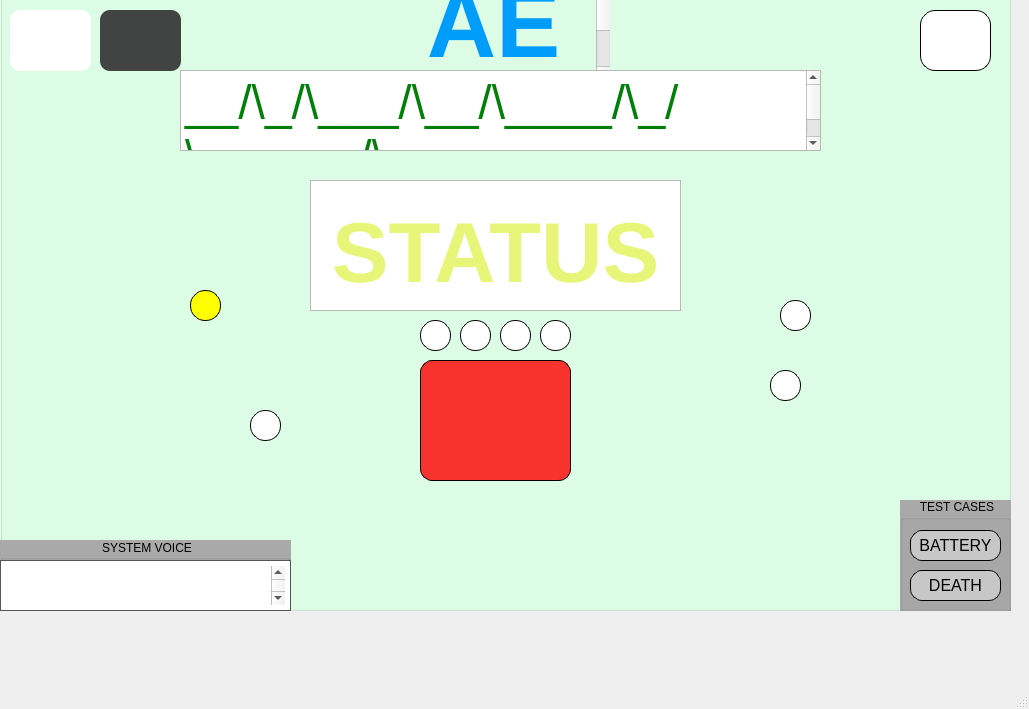
<?xml version="1.0" encoding="UTF-8"?>
<ui version="4.0">
 <class>MainWindow</class>
 <widget class="QMainWindow" name="MainWindow">
  <property name="geometry">
   <rect>
    <x>0</x>
    <y>0</y>
    <width>1029</width>
    <height>709</height>
   </rect>
  </property>
  <property name="windowTitle">
   <string>MainWindow</string>
  </property>
  <property name="autoFillBackground">
   <bool>false</bool>
  </property>
  <widget class="QWidget" name="centralwidget">
   <widget class="QGroupBox" name="systemDisplay">
    <property name="geometry">
     <rect>
      <x>0</x>
      <y>-30</y>
      <width>1011</width>
      <height>641</height>
     </rect>
    </property>
    <property name="styleSheet">
     <string notr="true">
QGroupBox {
    background-color: rgb(224, 255, 233);
    color: black;
}

QGroupBox::title {
    subcontrol-origin: margin; /* This property is used to align the title within the margin area */
    subcontrol-position: top center; /* This aligns the title to the top center */
    padding: 0px 0px; /* Adjust the padding as needed */
}
</string>
    </property>
    <property name="title">
     <string/>
    </property>
    <property name="alignment">
     <set>Qt::AlignCenter</set>
    </property>
    <property name="flat">
     <bool>false</bool>
    </property>
    <widget class="QPushButton" name="downButton_2">
     <property name="geometry">
      <rect>
       <x>540</x>
       <y>350</y>
       <width>31</width>
       <height>31</height>
      </rect>
     </property>
     <property name="styleSheet">
      <string notr="true">QPushButton {
    border-radius: 15px; /* Adjust as necessary to make it circular */
    border: 1px solid #000; /* Optional: adds a border */
        background-color: white;
}
</string>
     </property>
     <property name="text">
      <string/>
     </property>
     <property name="iconSize">
      <size>
       <width>42</width>
       <height>42</height>
      </size>
     </property>
    </widget>
    <widget class="QPushButton" name="helpButton">
     <property name="geometry">
      <rect>
       <x>420</x>
       <y>390</y>
       <width>151</width>
       <height>121</height>
      </rect>
     </property>
     <property name="styleSheet">
      <string notr="true">background-color: rgba(255, 0, 0, 0.8);
border: none;
color: black;
padding: 15px 32px;
text-align: center;
text-decoration: none;
display: inline-block;
font-size: 16px;
font-weight: bold;
border: 1px solid black;
box-shadow: 0 8px 16px 0 rgba(0,0,0,0.2), 0 6px 20px 0 rgba(0,0,0,0.19);
border-radius: 12px;
</string>
     </property>
     <property name="text">
      <string/>
     </property>
     <property name="icon">
      <iconset resource="images.qrc">
       <normaloff>:/public/shockButton.jpeg</normaloff>:/public/shockButton.jpeg</iconset>
     </property>
     <property name="iconSize">
      <size>
       <width>100</width>
       <height>100</height>
      </size>
     </property>
    </widget>
    <widget class="QTextEdit" name="elevatorNumber">
     <property name="geometry">
      <rect>
       <x>310</x>
       <y>210</y>
       <width>371</width>
       <height>131</height>
      </rect>
     </property>
     <property name="styleSheet">
      <string notr="true">display: flex;
text-align: center;
justify-content: center;
align-contnet: center;</string>
     </property>
     <property name="html">
      <string>&lt;!DOCTYPE HTML PUBLIC &quot;-//W3C//DTD HTML 4.0//EN&quot; &quot;http://www.w3.org/TR/REC-html40/strict.dtd&quot;&gt;
&lt;html&gt;&lt;head&gt;&lt;meta name=&quot;qrichtext&quot; content=&quot;1&quot; /&gt;&lt;meta charset=&quot;utf-8&quot; /&gt;&lt;style type=&quot;text/css&quot;&gt;
p, li { white-space: pre-wrap; }
hr { height: 1px; border-width: 0; }
li.unchecked::marker { content: &quot;\2610&quot;; }
li.checked::marker { content: &quot;\2612&quot;; }
&lt;/style&gt;&lt;/head&gt;&lt;body style=&quot; font-family:'.AppleSystemUIFont'; font-size:13pt; font-weight:400; font-style:normal;&quot;&gt;
&lt;p align=&quot;center&quot; style=&quot;-qt-paragraph-type:empty; margin-top:0px; margin-bottom:0px; margin-left:0px; margin-right:0px; -qt-block-indent:0; text-indent:0px;&quot;&gt;&lt;br /&gt;&lt;/p&gt;
&lt;p align=&quot;center&quot; style=&quot; margin-top:0px; margin-bottom:0px; margin-left:0px; margin-right:0px; -qt-block-indent:0; text-indent:0px;&quot;&gt;&lt;span style=&quot; font-size:64pt; font-weight:700; color:#e7f579;&quot;&gt;STATUS&lt;/span&gt;&lt;/p&gt;&lt;/body&gt;&lt;/html&gt;</string>
     </property>
    </widget>
    <widget class="QPushButton" name="upButton_3">
     <property name="geometry">
      <rect>
       <x>920</x>
       <y>40</y>
       <width>71</width>
       <height>61</height>
      </rect>
     </property>
     <property name="styleSheet">
      <string notr="true">QPushButton {
    border-radius: 15px; /* Adjust as necessary to make it circular */
    border: 1px solid #000; /* Optional: adds a border */
        background-color: white;
        background-size: cover;
        display: flex;
        justify-content: center;
        align-items: center;
}
</string>
     </property>
     <property name="text">
      <string/>
     </property>
     <property name="icon">
      <iconset resource="images.qrc">
       <normaloff>:/public/power.png</normaloff>:/public/power.png</iconset>
     </property>
     <property name="iconSize">
      <size>
       <width>42</width>
       <height>42</height>
      </size>
     </property>
    </widget>
    <widget class="QPushButton" name="downButton_3">
     <property name="geometry">
      <rect>
       <x>500</x>
       <y>350</y>
       <width>31</width>
       <height>31</height>
      </rect>
     </property>
     <property name="styleSheet">
      <string notr="true">QPushButton {
    border-radius: 15px; /* Adjust as necessary to make it circular */
    border: 1px solid #000; /* Optional: adds a border */
        background-color: white;
}
</string>
     </property>
     <property name="text">
      <string/>
     </property>
     <property name="iconSize">
      <size>
       <width>42</width>
       <height>42</height>
      </size>
     </property>
    </widget>
    <widget class="QPushButton" name="downButton_4">
     <property name="geometry">
      <rect>
       <x>420</x>
       <y>350</y>
       <width>31</width>
       <height>31</height>
      </rect>
     </property>
     <property name="styleSheet">
      <string notr="true">QPushButton {
    border-radius: 15px; /* Adjust as necessary to make it circular */
    border: 1px solid #000; /* Optional: adds a border */
        background-color: white;
}
</string>
     </property>
     <property name="text">
      <string/>
     </property>
     <property name="iconSize">
      <size>
       <width>42</width>
       <height>42</height>
      </size>
     </property>
    </widget>
    <widget class="QPushButton" name="downButton_5">
     <property name="geometry">
      <rect>
       <x>460</x>
       <y>350</y>
       <width>31</width>
       <height>31</height>
      </rect>
     </property>
     <property name="styleSheet">
      <string notr="true">QPushButton {
    border-radius: 15px; /* Adjust as necessary to make it circular */
    border: 1px solid #000; /* Optional: adds a border */
        background-color: white;
}
</string>
     </property>
     <property name="text">
      <string/>
     </property>
     <property name="iconSize">
      <size>
       <width>42</width>
       <height>42</height>
      </size>
     </property>
    </widget>
    <widget class="QPushButton" name="upButton_4">
     <property name="geometry">
      <rect>
       <x>10</x>
       <y>40</y>
       <width>81</width>
       <height>61</height>
      </rect>
     </property>
     <property name="styleSheet">
      <string notr="true">QPushButton {
    border-radius: 10px; /* Adjust as necessary to make it circular */
        background-color: white;
        background-size: cover;
        display: flex;
        justify-content: center;
        align-items: center;
}
</string>
     </property>
     <property name="text">
      <string/>
     </property>
     <property name="icon">
      <iconset resource="images.qrc">
       <normaloff>:/public/check.jpeg</normaloff>:/public/check.jpeg</iconset>
     </property>
     <property name="iconSize">
      <size>
       <width>60</width>
       <height>60</height>
      </size>
     </property>
    </widget>
    <widget class="QPushButton" name="upButton_5">
     <property name="geometry">
      <rect>
       <x>100</x>
       <y>40</y>
       <width>81</width>
       <height>61</height>
      </rect>
     </property>
     <property name="styleSheet">
      <string notr="true">QPushButton {
    border-radius: 10px;
        background-color: rgb(66, 67, 67);

        background-size: cover;
	
        display: flex;
        justify-content: center;
        align-items: center;
}
</string>
     </property>
     <property name="text">
      <string/>
     </property>
     <property name="icon">
      <iconset resource="images.qrc">
       <normaloff>:/public/xmarkTran.png</normaloff>:/public/xmarkTran.png</iconset>
     </property>
     <property name="iconSize">
      <size>
       <width>60</width>
       <height>60</height>
      </size>
     </property>
    </widget>
    <widget class="QTextEdit" name="elevatorNumber_2">
     <property name="geometry">
      <rect>
       <x>390</x>
       <y>10</y>
       <width>221</width>
       <height>101</height>
      </rect>
     </property>
     <property name="styleSheet">
      <string notr="true">display: flex;
text-align: center;
justify-content: center;
align-contnet: center;
background-color: transparent;</string>
     </property>
     <property name="html">
      <string>&lt;!DOCTYPE HTML PUBLIC &quot;-//W3C//DTD HTML 4.0//EN&quot; &quot;http://www.w3.org/TR/REC-html40/strict.dtd&quot;&gt;
&lt;html&gt;&lt;head&gt;&lt;meta name=&quot;qrichtext&quot; content=&quot;1&quot; /&gt;&lt;meta charset=&quot;utf-8&quot; /&gt;&lt;style type=&quot;text/css&quot;&gt;
p, li { white-space: pre-wrap; }
hr { height: 1px; border-width: 0; }
li.unchecked::marker { content: &quot;\2610&quot;; }
li.checked::marker { content: &quot;\2612&quot;; }
&lt;/style&gt;&lt;/head&gt;&lt;body style=&quot; font-family:'.AppleSystemUIFont'; font-size:13pt; font-weight:400; font-style:normal;&quot;&gt;
&lt;p align=&quot;center&quot; style=&quot; margin-top:0px; margin-bottom:0px; margin-left:0px; margin-right:0px; -qt-block-indent:0; text-indent:0px;&quot;&gt;&lt;span style=&quot; font-size:72pt; font-weight:700; color:#009cfa;&quot;&gt;AED&lt;/span&gt;&lt;/p&gt;&lt;/body&gt;&lt;/html&gt;</string>
     </property>
    </widget>
    <widget class="QTextEdit" name="elevatorNumber_3">
     <property name="geometry">
      <rect>
       <x>180</x>
       <y>100</y>
       <width>641</width>
       <height>81</height>
      </rect>
     </property>
     <property name="styleSheet">
      <string notr="true">display: flex;
text-align: center;
justify-content: center;
align-contnet: center;</string>
     </property>
     <property name="html">
      <string>&lt;!DOCTYPE HTML PUBLIC &quot;-//W3C//DTD HTML 4.0//EN&quot; &quot;http://www.w3.org/TR/REC-html40/strict.dtd&quot;&gt;
&lt;html&gt;&lt;head&gt;&lt;meta name=&quot;qrichtext&quot; content=&quot;1&quot; /&gt;&lt;meta charset=&quot;utf-8&quot; /&gt;&lt;style type=&quot;text/css&quot;&gt;
p, li { white-space: pre-wrap; }
hr { height: 1px; border-width: 0; }
li.unchecked::marker { content: &quot;\2610&quot;; }
li.checked::marker { content: &quot;\2612&quot;; }
&lt;/style&gt;&lt;/head&gt;&lt;body style=&quot; font-family:'.AppleSystemUIFont'; font-size:13pt; font-weight:400; font-style:normal;&quot;&gt;
&lt;p style=&quot; margin-top:0px; margin-bottom:0px; margin-left:0px; margin-right:0px; -qt-block-indent:0; text-indent:0px;&quot;&gt;&lt;span style=&quot; font-size:36pt; color:#008007;&quot;&gt;__/\_/\___/\__/\____/\_/\______/\_____&lt;/span&gt;&lt;/p&gt;&lt;/body&gt;&lt;/html&gt;</string>
     </property>
    </widget>
    <widget class="QGroupBox" name="systemDisplay_2">
     <property name="geometry">
      <rect>
       <x>900</x>
       <y>530</y>
       <width>111</width>
       <height>111</height>
      </rect>
     </property>
     <property name="styleSheet">
      <string notr="true">
QGroupBox {
    background-color: #A9A9A9;
    color: black;
}

QGroupBox::title {
    background-color: #A9A9A9;
    subcontrol-origin: margin; /* This property is used to align the title within the margin area */
    subcontrol-position: top center; /* This aligns the title to the top center */
    padding: 0px 0px; /* Adjust the padding as needed */
}
</string>
     </property>
     <property name="title">
      <string>TEST CASES</string>
     </property>
     <property name="alignment">
      <set>Qt::AlignCenter</set>
     </property>
     <property name="flat">
      <bool>false</bool>
     </property>
     <widget class="QPushButton" name="powerButton">
      <property name="geometry">
       <rect>
        <x>10</x>
        <y>30</y>
        <width>91</width>
        <height>31</height>
       </rect>
      </property>
      <property name="styleSheet">
       <string notr="true">background-color: rgb(199, 199, 199);
  border: none;
  color: black;
  text-align: center;
  text-decoration: none;
  display: inline-block;
  font-size: 16px;
  border: 1px solid black;
  box-shadow: 0 8px 16px 0 rgba(0,0,0,0.2), 0 6px 20px 0 rgba(0,0,0,0.19);
border-radius: 12px;</string>
      </property>
      <property name="text">
       <string>BATTERY</string>
      </property>
     </widget>
     <widget class="QPushButton" name="powerButton_2">
      <property name="geometry">
       <rect>
        <x>10</x>
        <y>70</y>
        <width>91</width>
        <height>31</height>
       </rect>
      </property>
      <property name="styleSheet">
       <string notr="true">background-color: rgb(199, 199, 199);
  border: none;
  color: black;
  text-align: center;
  text-decoration: none;
  display: inline-block;
  font-size: 16px;
  border: 1px solid black;
  box-shadow: 0 8px 16px 0 rgba(0,0,0,0.2), 0 6px 20px 0 rgba(0,0,0,0.19);
border-radius: 12px;</string>
      </property>
      <property name="text">
       <string>DEATH</string>
      </property>
     </widget>
    </widget>
    <widget class="QPushButton" name="upButton_6">
     <property name="geometry">
      <rect>
       <x>170</x>
       <y>380</y>
       <width>211</width>
       <height>151</height>
      </rect>
     </property>
     <property name="styleSheet">
      <string notr="true">QPushButton {
    border-radius: 10px; /* Adjust as necessary to make it circular */
        background-color: transparent;
        background-size: cover;
        display: flex;
        justify-content: center;
        align-items: center;
}
</string>
     </property>
     <property name="text">
      <string/>
     </property>
     <property name="icon">
      <iconset resource="images.qrc">
       <normaloff>:/public/aed4.png</normaloff>:/public/aed4.png</iconset>
     </property>
     <property name="iconSize">
      <size>
       <width>200</width>
       <height>200</height>
      </size>
     </property>
    </widget>
    <widget class="QPushButton" name="upButton_7">
     <property name="geometry">
      <rect>
       <x>20</x>
       <y>200</y>
       <width>211</width>
       <height>151</height>
      </rect>
     </property>
     <property name="styleSheet">
      <string notr="true">QPushButton {
    border-radius: 10px; /* Adjust as necessary to make it circular */
        background-color: transparent;
        background-size: cover;
        display: flex;
        justify-content: center;
        align-items: center;
}
</string>
     </property>
     <property name="text">
      <string/>
     </property>
     <property name="icon">
      <iconset resource="images.qrc">
       <normaloff>:/public/aed1.png</normaloff>:/public/aed1.png</iconset>
     </property>
     <property name="iconSize">
      <size>
       <width>200</width>
       <height>200</height>
      </size>
     </property>
    </widget>
    <widget class="QPushButton" name="upButton_8">
     <property name="geometry">
      <rect>
       <x>760</x>
       <y>190</y>
       <width>211</width>
       <height>171</height>
      </rect>
     </property>
     <property name="styleSheet">
      <string notr="true">QPushButton {
    border-radius: 10px; /* Adjust as necessary to make it circular */
        background-color: transparent;
        background-size: cover;
        display: flex;
        justify-content: center;
        align-items: center;
}
</string>
     </property>
     <property name="text">
      <string/>
     </property>
     <property name="icon">
      <iconset resource="images.qrc">
       <normaloff>:/public/aed2.png</normaloff>:/public/aed2.png</iconset>
     </property>
     <property name="iconSize">
      <size>
       <width>200</width>
       <height>200</height>
      </size>
     </property>
    </widget>
    <widget class="QPushButton" name="upButton_9">
     <property name="geometry">
      <rect>
       <x>630</x>
       <y>390</y>
       <width>211</width>
       <height>171</height>
      </rect>
     </property>
     <property name="styleSheet">
      <string notr="true">QPushButton {
    border-radius: 10px; /* Adjust as necessary to make it circular */
        background-color: transparent;
        background-size: cover;
        display: flex;
        justify-content: center;
        align-items: center;
}
</string>
     </property>
     <property name="text">
      <string/>
     </property>
     <property name="icon">
      <iconset resource="images.qrc">
       <normaloff>:/public/aed3.png</normaloff>:/public/aed3.png</iconset>
     </property>
     <property name="iconSize">
      <size>
       <width>200</width>
       <height>200</height>
      </size>
     </property>
    </widget>
    <widget class="QPushButton" name="downButton_8">
     <property name="geometry">
      <rect>
       <x>190</x>
       <y>320</y>
       <width>31</width>
       <height>31</height>
      </rect>
     </property>
     <property name="styleSheet">
      <string notr="true">QPushButton {
    border-radius: 15px; /* Adjust as necessary to make it circular */
    border: 1px solid #000; /* Optional: adds a border */
        background-color: yellow;
}
</string>
     </property>
     <property name="text">
      <string/>
     </property>
     <property name="iconSize">
      <size>
       <width>42</width>
       <height>42</height>
      </size>
     </property>
    </widget>
    <widget class="QPushButton" name="downButton_9">
     <property name="geometry">
      <rect>
       <x>250</x>
       <y>440</y>
       <width>31</width>
       <height>31</height>
      </rect>
     </property>
     <property name="styleSheet">
      <string notr="true">QPushButton {
    border-radius: 15px; /* Adjust as necessary to make it circular */
    border: 1px solid #000; /* Optional: adds a border */
        background-color: white;
}
</string>
     </property>
     <property name="text">
      <string/>
     </property>
     <property name="iconSize">
      <size>
       <width>42</width>
       <height>42</height>
      </size>
     </property>
    </widget>
    <widget class="QPushButton" name="downButton_10">
     <property name="geometry">
      <rect>
       <x>780</x>
       <y>330</y>
       <width>31</width>
       <height>31</height>
      </rect>
     </property>
     <property name="styleSheet">
      <string notr="true">QPushButton {
    border-radius: 15px; /* Adjust as necessary to make it circular */
    border: 1px solid #000; /* Optional: adds a border */
        background-color: white;
}
</string>
     </property>
     <property name="text">
      <string/>
     </property>
     <property name="iconSize">
      <size>
       <width>42</width>
       <height>42</height>
      </size>
     </property>
    </widget>
    <widget class="QPushButton" name="downButton_11">
     <property name="geometry">
      <rect>
       <x>770</x>
       <y>400</y>
       <width>31</width>
       <height>31</height>
      </rect>
     </property>
     <property name="styleSheet">
      <string notr="true">QPushButton {
    border-radius: 15px; /* Adjust as necessary to make it circular */
    border: 1px solid #000; /* Optional: adds a border */
        background-color: white;
}
</string>
     </property>
     <property name="text">
      <string/>
     </property>
     <property name="iconSize">
      <size>
       <width>42</width>
       <height>42</height>
      </size>
     </property>
    </widget>
    <widget class="QGroupBox" name="consoleView">
     <property name="geometry">
      <rect>
       <x>0</x>
       <y>570</y>
       <width>291</width>
       <height>71</height>
      </rect>
     </property>
     <property name="styleSheet">
      <string notr="true">
QGroupBox {
    background-color: #A9A9A9;
    color: black;
}

QGroupBox::title {
    background-color: #A9A9A9;
    subcontrol-origin: margin; /* This property is used to align the title within the margin area */
    subcontrol-position: top center; /* This aligns the title to the top center */
    padding: 1px 1px; /* Adjust the padding as needed */
}
</string>
     </property>
     <property name="title">
      <string>SYSTEM VOICE</string>
     </property>
     <property name="alignment">
      <set>Qt::AlignCenter</set>
     </property>
     <property name="flat">
      <bool>true</bool>
     </property>
     <widget class="QPlainTextEdit" name="consoleText">
      <property name="geometry">
       <rect>
        <x>0</x>
        <y>20</y>
        <width>291</width>
        <height>51</height>
       </rect>
      </property>
      <property name="styleSheet">
       <string notr="true">QPlainTextEdit {
    background-color: rgb(255, 255, 255);
    color: rgb(0, 0, 0);    
    font-family: &quot;Consolas&quot;, &quot;Courier New&quot;, monospace; 
    border: 1px solid #555;  
    padding: 5px;            
}
</string>
      </property>
      <property name="verticalScrollBarPolicy">
       <enum>Qt::ScrollBarAlwaysOn</enum>
      </property>
     </widget>
    </widget>
   </widget>
  </widget>
  <widget class="QMenuBar" name="menubar">
   <property name="geometry">
    <rect>
     <x>0</x>
     <y>0</y>
     <width>1029</width>
     <height>24</height>
    </rect>
   </property>
  </widget>
  <widget class="QStatusBar" name="statusbar"/>
 </widget>
 <resources>
  <include location="images.qrc"/>
 </resources>
 <connections/>
</ui>
